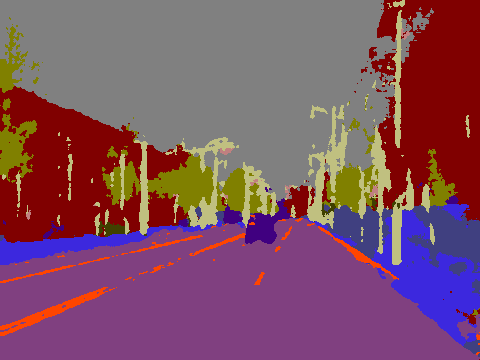
#> input picture test4seg.png, 480 x 360 px
$ python save2.py   (Python 2 division)
#> lines starting #> are read from the running program, lines starting #| are printed output that depends on the picture; after the words box and inside, x2 and y2 are one past the last pixel; in counts of white or black regions, pixels touching at a corner belong together
import cv2
import numpy as np

point_size = 7

def point(img, x, y):
	h_min = max(x - point_size / 2, 0)
	h_max = min(x + 1 + point_size / 2, screen_height)
	w_min = max(y - point_size / 2, 0)
	w_max = min(y + 1 + point_size / 2, screen_width)
	for i in range(h_min, h_max):
		for j in range(w_min, w_max):
			img[i, j] = green

def line(img, x, y):
	h_min = max(x - 1, 0)
	h_max = min(x + 2, screen_height)
	w_min = max(int(y - 1), 0)
	w_max = min(int(y + 2), screen_width)
	for i in range(h_min, h_max):
		for j in range(w_min, w_max):
			#print h_min, h_max, w_min, w_max
			img[i, j] = white

def evaluation(poly, x):
	ret = 0
	for i in range(len(poly)):
		ret += poly[i] * (x ** (len(poly) - i - 1))
	return ret

inputFilename = "test4seg.png"
outputFilename = "004360-SegNet-binary.png"
src = cv2.imread(inputFilename, 1)
#> src is the input picture: shape (360, 480, 3); mean B, G, R 99, 79.7, 126.9
cv2.imwrite('messigray.png',src)

cv2.destroyAllWindows()

color = np.array([0,69,255])

green = np.array([0,128,0])
white = np.array([255,255,255])
gray = np.array([128,128,128])
yellow = np.array([255,255,0])
red = np.array([255,0,0])
cyan = np.array([0,255,255])
maroon = np.array([128,0,0])
black = np.array([0,0,0])

out = cv2.inRange(src, color, color)
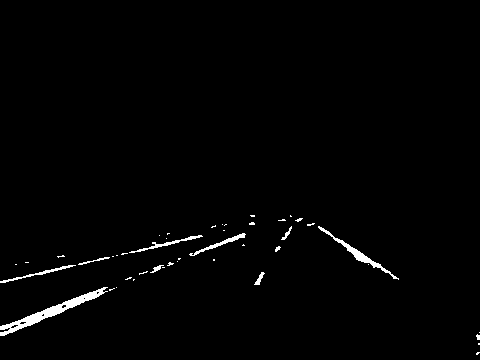
#> out: shape (360, 480); 1.3% white; 45 white regions (35 under 20 px), largest, box (x1, y1, x2, y2) and area: (0, 287, 108, 336) 901, (318, 226, 399, 280) 389, (189, 233, 246, 256) 199

screen_height, screen_width = out.shape
#> screen_height = 360; screen_width = 480
connected_base = 30
connected_thresh = screen_height / 24 #say 5% of screen_height
#> connected_thresh = 15

res = cv2.bitwise_and(src,src, mask= out)

for i in range(15):
	res[100, i] = green
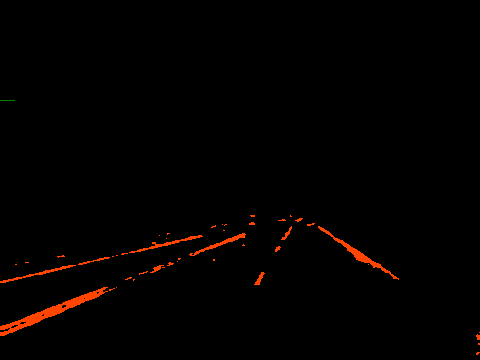
#> res: shape (360, 480, 3); mean B, G, R 0, 0.9, 3.4

visited = [[-1 for i in range(screen_width)] for j in range(screen_height)]

line_count = 0

lines = []

for h in range(screen_height):
	connected_thresh = max(1, int((h - .5 * screen_height) / (.5 * screen_height) * connected_base), 5)
	for w in range(screen_width):
		if out[h, w]:

			for i in range(1, connected_thresh + 1):
				if visited[h][w] == -1:
					for j in range(max(0, h - i), min(screen_height, h + i + 1)):
						if w + i < screen_width and visited[j][w + i] > 0:
							lines[visited[j][w + i] - 1].append((h,w))
							visited[h][w] = visited[j][w + i]
							break
						if w >= i and visited[j][w - i] > 0:
							lines[visited[j][w - i] - 1].append((h,w))
							visited[h][w] = visited[j][w - i]
							break
				if visited[h][w] == -1:
					for j in range(max(0, w - i), min(screen_width, w + i + 1)):
						if h + i < screen_height and visited[h + i][j] > 0:
							lines[visited[h + i][j] - 1].append((h,w))
							visited[h][w] = visited[h + i][j]
							break
						if h >= i and visited[h - i][j] > 0:
							lines[visited[h - i][j] - 1].append((h,w))
							visited[h][w] = visited[h - i][j]
							break
				else:
					break
			if visited[h][w] == -1:
				lines.append([(h,w)])
				line_count += 1
				visited[h][w] = line_count
		else:
			visited[h][w] = -1
#> after the loop, line_count = 14

# [32 lines of commented-out code are left out]
invalid_lines = []
for i in range(len(lines)):
	minimum = screen_height - 1
	maximum = 0
	for (h,w) in lines[i]:
		if h < minimum:
			minimum = h
		if h > maximum:
			maximum = h
	diff = maximum - minimum
	if diff < .15 * screen_height: # or maximum < 2 * screen_height / 3.0 or len(lines[i]) < 100:
		invalid_lines.append(i)
		for (h,w) in lines[i]:
			res[h,w] = cyan
	else:
		array = np.array([1., 3.5, 3.,2.5, 2.,1.5])
		n_array = array / sum(array)
		beginning = maximum
		h_array = [maximum for k in range(len(array) + 1)]
		for j in range(len(array)):
			h_array[j + 1] = h_array[j] - n_array[j] * diff
		section = [[] for j in range(len(array))]
		for (h,w) in lines[i]:
			for j in range(len(array)):
				if h >= h_array[j + 1]:
					section[j].append((h,w))
					break
		points_to_fit_h = []
		points_to_fit_w = []
		for j in range(len(section)):
			h_avg = 0
			w_avg = 0
			count = 0
			for (h,w) in section[j]:
				h_avg += h
				w_avg += w
				count += 1
			if count == 0:
				continue
			else:
				h_avg /= count
				w_avg /= count
				#print (screen_height - h_avg, w_avg)
				point(res, h_avg, w_avg)
				points_to_fit_h.append(h_avg)
				points_to_fit_w.append(w_avg)
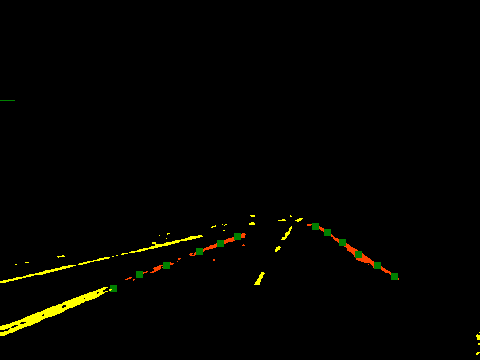
#> res: shape (360, 480, 3); 1.26% of pixels changed, all inside (x1, y1, x2, y2) = (0, 215, 480, 355)
#> after the loop, invalid_lines = [0, 1, 2, 3, 5, 6, 8, 9, 10, 11, 12, 13]
		# [58 lines of commented-out code are left out]

cv2.imshow('imsage',res)
cv2.waitKey(0)

cv2.imwrite(outputFilename, res)

$ run again, with test1seg.png copied over test4seg.png
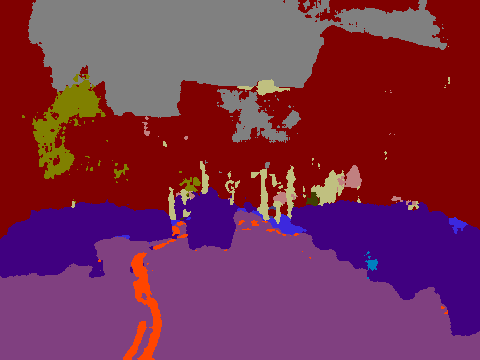
#> input picture test1seg.png, 480 x 360 px
#> src is the input picture: shape (360, 480, 3); mean B, G, R 78, 46.3, 121
#> `out = cv2.inRange(src, color, color)`:
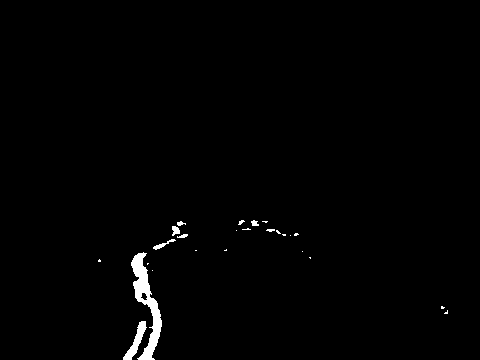
#> out: shape (360, 480); 1.1% white; 25 white regions (17 under 20 px), largest, box (x1, y1, x2, y2) and area: (131, 252, 162, 360) 1209, (123, 321, 147, 360) 311, (153, 239, 176, 250) 71
#> after the loop `for i in range(len(lines)):`:
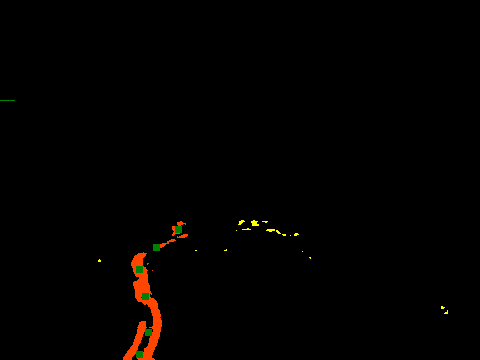
#> res: shape (360, 480, 3); mean B, G, R 0, 1.1, 2.5
#> after the loop `for i in range(len(lines)):`: invalid_lines = [0, 1, 3, 4, 5, 6, 7, 8]

$ run again, with test2seg.png copied over test4seg.png
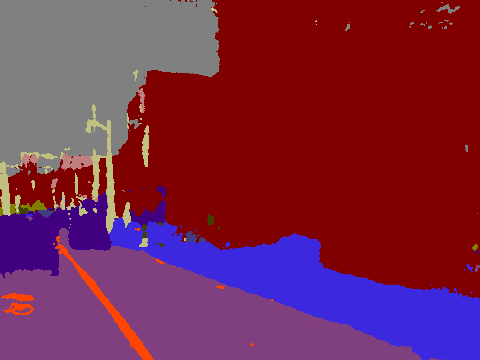
#> input picture test2seg.png, 480 x 360 px
#> src is the input picture: shape (360, 480, 3); mean B, G, R 72.6, 39.6, 120.6
#> `out = cv2.inRange(src, color, color)`:
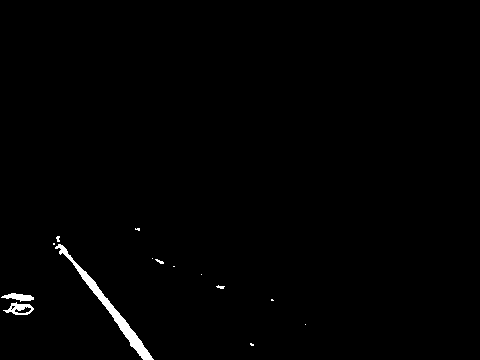
#> out: shape (360, 480); 0.89% white; 14 white regions (9 under 20 px), largest, box (x1, y1, x2, y2) and area: (55, 244, 154, 360) 1082, (3, 302, 34, 315) 194, (1, 293, 34, 302) 165, (155, 259, 164, 264) 22, (216, 285, 225, 289) 21
#> after the loop `for i in range(len(lines)):`:
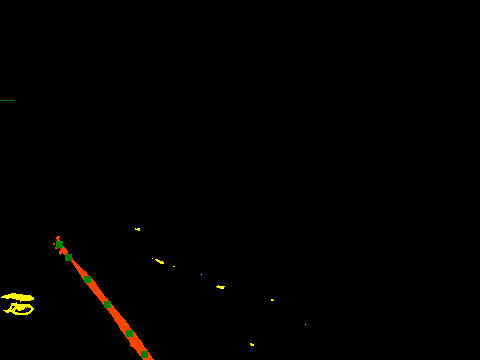
#> res: shape (360, 480, 3); mean B, G, R 0, 1.2, 1.9
#> after the loop `for i in range(len(lines)):`: invalid_lines = [0, 2, 3, 4, 5, 6, 7]

$ run again, with test3seg.png copied over test4seg.png
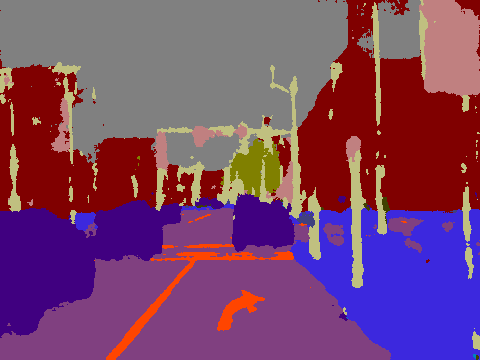
#> input picture test3seg.png, 480 x 360 px
#> src is the input picture: shape (360, 480, 3); mean B, G, R 106.3, 67.6, 122.3
#> `out = cv2.inRange(src, color, color)`:
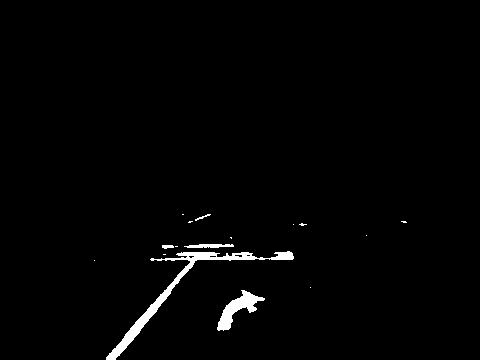
#> out: shape (360, 480); 1.5% white; 16 white regions (11 under 20 px), largest, box (x1, y1, x2, y2) and area: (106, 251, 294, 360) 1688, (217, 290, 265, 331) 691, (184, 244, 234, 248) 154, (162, 245, 174, 249) 38, (195, 214, 211, 221) 31
#> after the loop `for i in range(len(lines)):`:
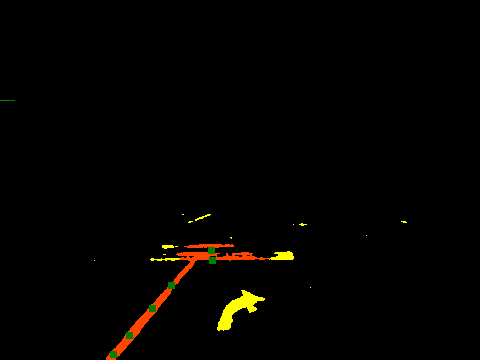
#> res: shape (360, 480, 3); mean B, G, R 0, 2.3, 3.6
#> after the loop `for i in range(len(lines)):`: invalid_lines = [0, 1, 2, 3, 4, 5, 6, 8, 9, 10, 11, 12]
